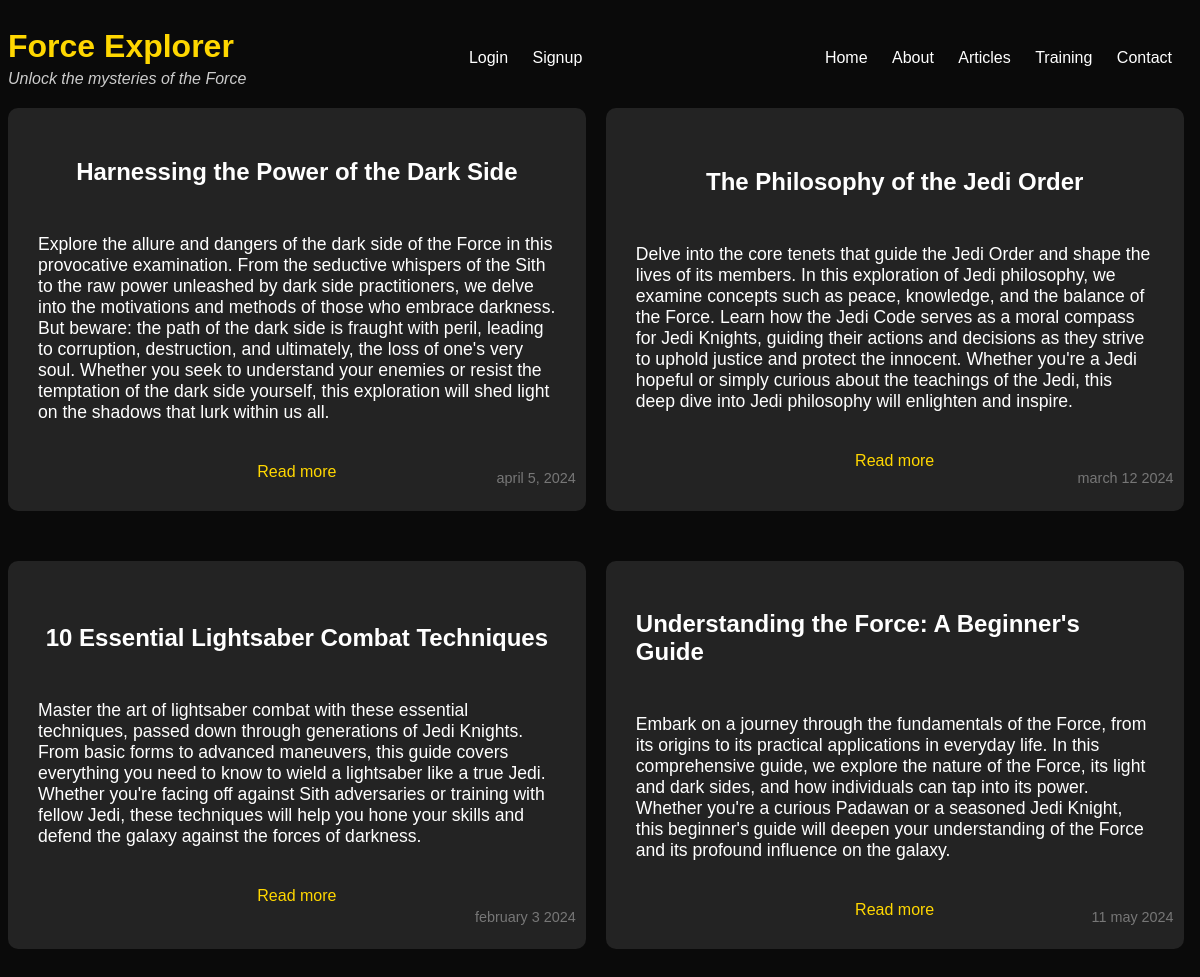
/forces/articles, run on the app's committed database.
### homepage/views.py (the view)
# urls.py: path("forces/articles", views.articleview, name="articles"),
def articleview(request):
    with connection.cursor() as cursor:
        cursor.execute("SELECT * FROM articles ORDER BY id DESC")
        articles = cursor.fetchall()
    context = {'articles': articles}
    return render(request, "homepage/articles.html", context=context)

### homepage/templates/homepage/articles.html (shortened to what this page needs)
<!DOCTYPE html>
<html lang="en">
<head>
    {% load static %}
    <link rel="stylesheet" href="{% static 'css/header.css' %}">
    <link rel="stylesheet" href="{% static 'css/footer.css' %}">
    <link rel="stylesheet" href="{% static 'css/articles.css' %}">
</head>
<body>
    <header>
        <div class="logo">
            <h1>Force Explorer</h1>
            <p>Unlock the mysteries of the Force</p>
        </div>
         <div class="account">
        <nav>
            <ul>
                {% if user.is_aunthenticated %}
                <li>
                    <form action="{% url 'logout' %}" method="post">
                        {% csrf_token %}
                        <button type="submit">Logout</button>
                    </form>
                </li>
                {%else %}
                <li><a href="{% url 'login' %}">Login</a></li>
                <li><a href="{% url 'signup' %}">Signup</a></li>
                {% endif %}
            </ul>
        </nav>
    </div>
        <nav>
            <ul>
                <li><a href="{% url 'homepage' %}">Home</a></li>
                <li><a href="{% url 'about' %}">About</a></li>
                <li><a href="{% url 'articles' %}">Articles</a></li>
                <li><a href="{% url 'training' %}">Training</a></li>
                <li><a href="{% url 'contact' %}">Contact</a></li>
            </ul>
        </nav>
    </header>
    <main class="container2">
        <section>
            {% for article in articles %}
                <div class="article">
                    <h2>{{ article.1 }}</h2>
                    <p class="post-content">{{ article.2 }}</p>
                    <p class="post-date">{{ article.3 }}</p>
                    <a href="#">Read more</a>
                </div>
            {% endfor %}
        </section>
    </main>
</body>
</html>

### static/css/header.css (style rules this page uses)
header { padding: 20px 0; display: flex; justify-content: space-between; align-items: center; }
.logo h1 { font-size: 2em; margin: 0; color: #ffd700; }
.logo p { margin: 5px 0 0; font-style: italic; color: #ccc; }
.account ul { list-style-type: none; margin: 0; padding: 0; }
.account ul li { display: inline; margin-right: 20px; }
.account ul li a { text-decoration: none; color: #fff; transition: color 0.3s ease; }
nav ul { list-style-type: none; margin: 0; padding: 0; }
nav ul li { display: inline; margin-right: 20px; }
nav ul li a { text-decoration: none; color: #fff; transition: color 0.3s ease; }

### static/css/articles.css (style rules this page uses)
.article { display: flex; flex-direction: column; justify-content: center; align-items: center; gap: 20px; position: relative; width: calc(45% - 15px); background-color: rgba(255, 255, 255, 0.1); padding: 30px; border-radius: 10px; margin-bottom: 30px; }
.article h2 { font-size: 1.5em; margin-bottom: 10px; }
.post-content { font-size: 1.1em; margin-bottom: 20px; }
.post-date { position: absolute; bottom: 10px; right: 10px; color: #777; font-size: 0.9em; }
.article a { color: #ffd700; text-decoration: none; transition: color 0.3s ease; }
section { display: flex; gap: 20px; flex-wrap: wrap; }
body { font-family: 'Arial', sans-serif; background-color: #0a0a0a; color: #fff; }

### data on the page
articles: title "Harnessing the Power of the Dark Side", content "Explore the allure and dangers of the dark side of the Force in this provocative examination. From the seductive whispers of the Sith to the raw power unleashed by dark side practitioners, we delve into the motivations and methods of those who embrace darkness. But beware: the path of the dark side is fraught with peril, leading to corruption, destruction, and ultimately, the loss of one's very soul. Whether you seek to understand your enemies or resist the temptation of the dark side yourself, this exploration will shed light on the shadows that lurk within us all.", date "april 5, 2024"
articles: title "The Philosophy of the Jedi Order", content "Delve into the core tenets that guide the Jedi Order and shape the lives of its members. In this exploration of Jedi philosophy, we examine concepts such as peace, knowledge, and the balance of the Force. Learn how the Jedi Code serves as a moral compass for Jedi Knights, guiding their actions and decisions as they strive to uphold justice and protect the innocent. Whether you're a Jedi hopeful or simply curious about the teachings of the Jedi, this deep dive into Jedi philosophy will enlighten and inspire.", date "march 12 2024"
articles: title "10 Essential Lightsaber Combat Techniques", content "Master the art of lightsaber combat with these essential techniques, passed down through generations of Jedi Knights. From basic forms to advanced maneuvers, this guide covers everything you need to know to wield a lightsaber like a true Jedi. Whether you're facing off against Sith adversaries or training with fellow Jedi, these techniques will help you hone your skills and defend the galaxy against the forces of darkness.", date "february 3 2024"
articles: title "Understanding the Force: A Beginner's Guide", content "Embark on a journey through the fundamentals of the Force, from its origins to its practical applications in everyday life. In this comprehensive guide, we explore the nature of the Force, its light and dark sides, and how individuals can tap into its power. Whether you're a curious Padawan or a seasoned Jedi Knight, this beginner's guide will deepen your understanding of the Force and its profound influence on the galaxy.", date "11 may 2024"
